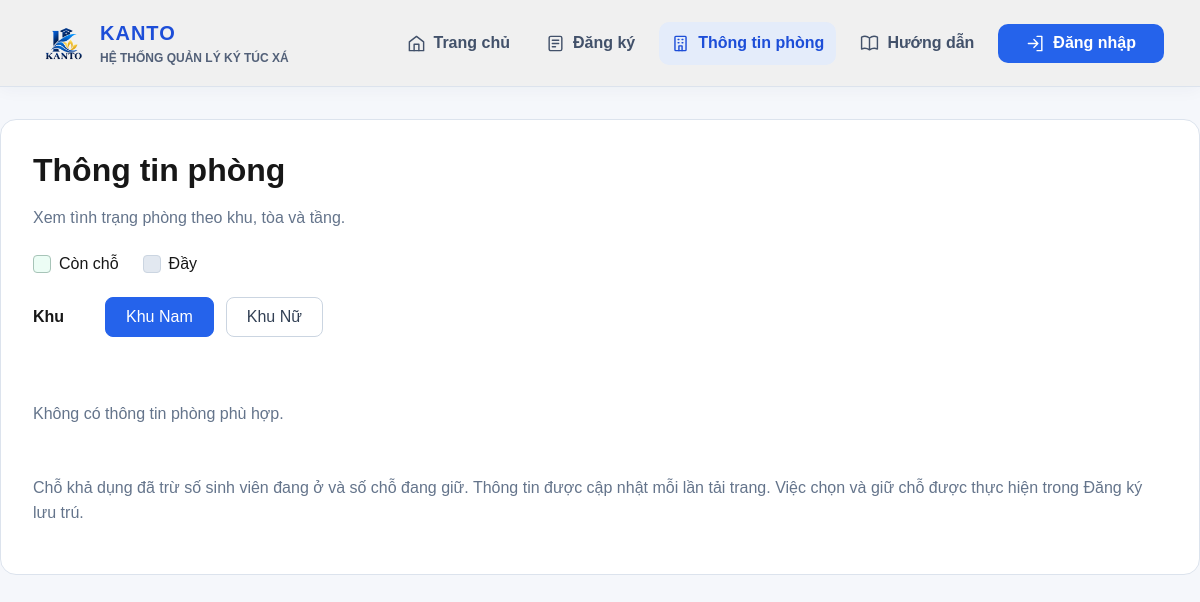
Page /index.php?action=rooms on the earlier database version.
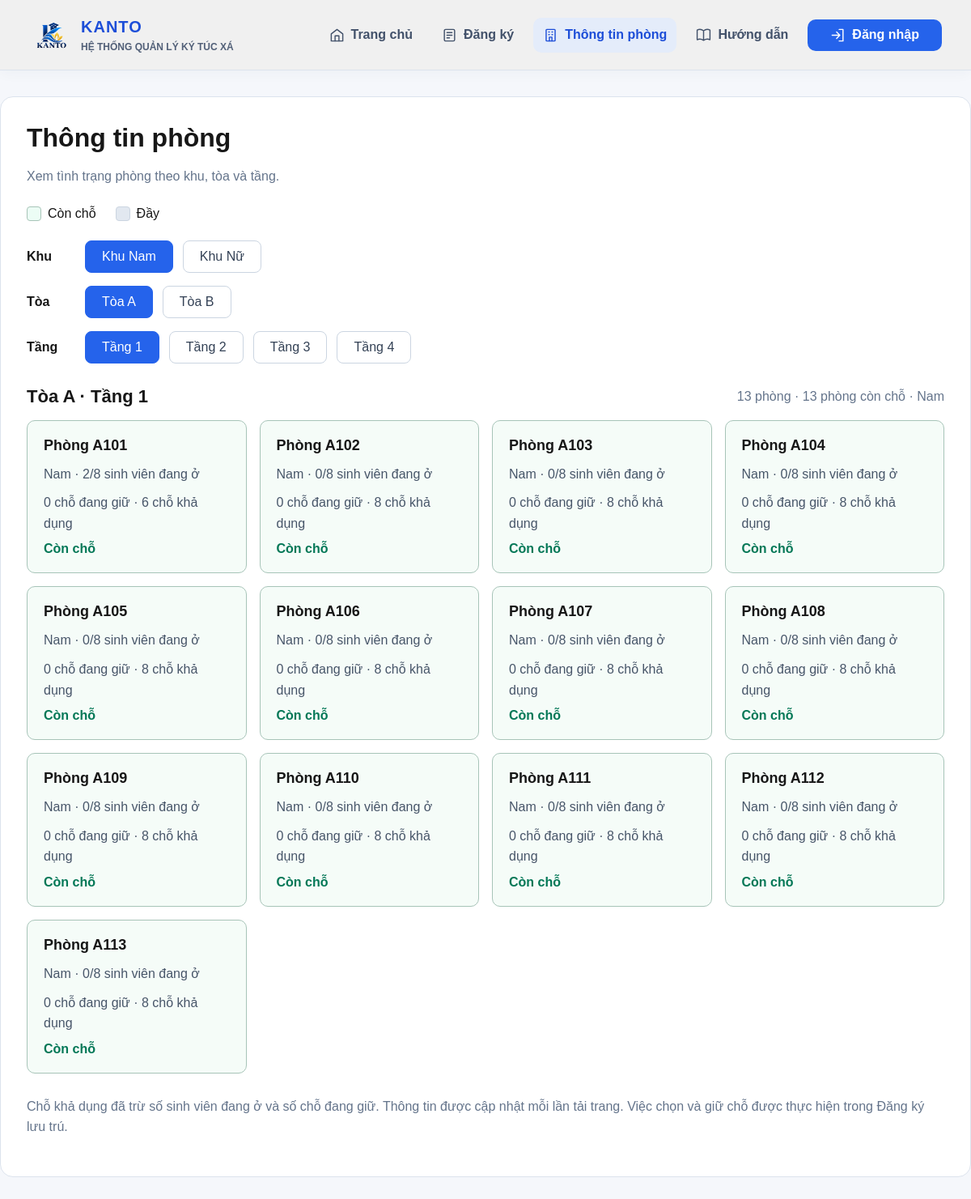
Same page on the later database version.
### tables this page shows
CREATE TABLE IF NOT EXISTS `toanha` (
  `MaToa` varchar(10) NOT NULL,
  `TenToa` varchar(100) NOT NULL,
  PRIMARY KEY (`MaToa`),
  UNIQUE KEY `uq_toanha_ten` (`TenToa`)
);

CREATE TABLE IF NOT EXISTS `phong` (
  `MaPhong` varchar(10) NOT NULL,
  `MaToa` varchar(10) NOT NULL,
  `SoPhong` varchar(20) NOT NULL,
  `Tang` tinyint UNSIGNED NOT NULL,
  `GioiTinhPhong` enum('Nam','Nữ') NOT NULL,
  `SucChua` int NOT NULL,
  PRIMARY KEY (`MaPhong`),
  UNIQUE KEY `uq_phong_toa_sophong` (`MaToa`,`SoPhong`),
  KEY `idx_phong_matoa` (`MaToa`),
  KEY `idx_phong_toa_tang` (`MaToa`,`Tang`)
);

### controllers/RoomController.php (called while the page is built, shortened)
<?php
require_once __DIR__ . '/../config/app.php';
require_once __DIR__ . '/../models/Room.php';
class RoomController
{
    public function show(): void
    {
        $gender = 'Nam';
        $buildingId = $floor = null;
        $buildings = $floors = $rooms = [];
        $selectedBuilding = null;
        $message = '';
        if (!$message) {
            $gender = $_GET['GioiTinhPhong'] ?? 'Nam';
            $buildingId = $_GET['MaToa'] ?? null;
            $floorInput = $_GET['Tang'] ?? null;
            if (!in_array($gender, ['Nam', 'Nữ'], true)
                || ($buildingId !== null && ($buildingId === '' || mb_strlen($buildingId) > 10))
                || ($floorInput !== null && (!preg_match('/^[1-9][0-9]{0,2}$/D', $floorInput) || (int) $floorInput > 255))) {
                $message = 'Bộ lọc phòng không hợp lệ. Vui lòng chọn lại khu, tòa và tầng.';
            } else {
                $floor = $floorInput === null ? null : (int) $floorInput;
            }
        }
        if ($message) {
            http_response_code(400);
        } else {
            try {
                $model = new Room($this->db);
                $buildings = $model->buildings($gender);
                $buildingId ??= $buildings[0]['MaToa'] ?? null;
                foreach ($buildings as $building) {
                    if ($building['MaToa'] === $buildingId) {
                        $selectedBuilding = $building;
                    }
                }
                if ($buildingId !== null && !$selectedBuilding) {
                    $message = 'Tòa đã chọn không thuộc khu này hoặc không có phòng.';
                    http_response_code(400);
                } elseif ($selectedBuilding) {
                    $floors = $model->floors($gender, $buildingId);
                    $floor ??= $floors[0] ?? null;
                    if (!in_array($floor, $floors, true)) {
                        $message = 'Tầng đã chọn không có trong tòa này.';
                        http_response_code(400);
                    } else {
                        $rooms = $model->rooms($gender, $buildingId, $floor);
                    }
                } elseif ($floor !== null) {
                    $message = 'Không có tòa và tầng phù hợp với bộ lọc.';
                    http_response_code(400);
                }
            } catch (PDOException $error) {
                http_response_code(500);
                $message = 'Chưa thể tải thông tin phòng. Vui lòng thử lại sau.';
                $rooms = [];
            }
        }
        require __DIR__ . '/../views/rooms/information.php';
    }
}

### config/app.php (called while the page is built, shortened)
<?php
function appUrl(string $path = ''): string
{
    $base = getenv('APP_BASE_PATH');
    $base = $base === false ? '/Kanto-KTX' : $base;
    return '/' . trim(trim($base, '/') . '/' . ltrim($path, '/'), '/');
}

### models/Room.php (called while the page is built, shortened)
<?php
class Room
{
    public function buildings(string $gender): array
    {
        $stmt = $this->db->prepare('SELECT DISTINCT t.MaToa, t.TenToa
            FROM toanha t JOIN phong p ON p.MaToa = t.MaToa
            WHERE p.GioiTinhPhong = ? ORDER BY t.TenToa, t.MaToa');
        $stmt->execute([$gender]);
        return $stmt->fetchAll();
    }
    public function floors(string $gender, string $building): array
    {
        $stmt = $this->db->prepare('SELECT DISTINCT Tang FROM phong
            WHERE GioiTinhPhong = ? AND MaToa = ? ORDER BY Tang');
        $stmt->execute([$gender, $building]);
        return array_map('intval', $stmt->fetchAll(PDO::FETCH_COLUMN));
    }
    public function rooms(string $gender, ?string $building = null, ?int $floor = null, bool $availableOnly = false): array
    {
        return $this->queryRooms($gender, $building, $floor, $availableOnly);
    }
    private function queryRooms(?string $gender = null, ?string $building = null, ?int $floor = null, bool $availableOnly = false, ?string $roomId = null): array
    {
        $roomConstraint = $roomId === null ? '' : ' AND MaPhong = ?';
        $sql = "SELECT p.*, t.TenToa,
            COALESCE(h.DangO, 0) AS DangO, COALESCE(d.DangGiu, 0) AS DangGiu,
            p.SucChua - COALESCE(h.DangO, 0) - COALESCE(d.DangGiu, 0) AS ConCho
            FROM phong p JOIN toanha t ON t.MaToa = p.MaToa
            LEFT JOIN (SELECT MaPhong, COUNT(*) AS DangO FROM hopdong
                WHERE TrangThai = 'Còn hạn' $roomConstraint GROUP BY MaPhong) h ON h.MaPhong = p.MaPhong
            LEFT JOIN (SELECT MaPhong, COUNT(*) AS DangGiu FROM dondangky
                WHERE (TrangThai = 'Chờ duyệt' OR (TrangThai = 'Đã duyệt' AND MaHopDong IS NULL)) $roomConstraint
                GROUP BY MaPhong) d ON d.MaPhong = p.MaPhong
            WHERE 1=1";
        $params = $roomId === null ? [] : [$roomId, $roomId];
        if ($gender !== null) {
            $sql .= ' AND p.GioiTinhPhong = ?';
            $params[] = $gender;
        }
        if ($building !== null) {
            $sql .= ' AND p.MaToa = ?';
            $params[] = $building;
        }
        if ($floor !== null) {
            $sql .= ' AND p.Tang = ?';
            $params[] = $floor;
        }
        $stmt = $this->db->prepare($sql . ' ORDER BY t.TenToa, p.Tang, p.SoPhong, p.MaPhong');
        $stmt->execute($params);
        return $stmt->fetchAll();
    }
}

### views/rooms/information.php (the view, shortened to what this page needs)
<?php
$escape = fn($value) => htmlspecialchars((string) $value, ENT_QUOTES, 'UTF-8');
$filterUrl = fn(array $filters) => appUrl('index.php?' . http_build_query(['action' => 'rooms'] + $filters));
$available = count(array_filter($rooms, fn($room) => (int) $room['ConCho'] > 0));
?>
<!DOCTYPE html>
<html lang="vi">
<head>
    <link rel="stylesheet" href="<?= $escape(appUrl('assets/css/style.css')) ?>">
    <link rel="stylesheet" href="<?= $escape(appUrl('assets/css/room-information.css')) ?>">
</head>
<body class="home-page room-information-page">
<?php require __DIR__ . '/../../includes/header.php'; ?>
<main class="room-information-shell">
    <h1>Thông tin phòng</h1>
    <p class="room-introduction">Xem tình trạng phòng theo khu, tòa và tầng.</p>
    <div class="room-legend" aria-label="Chú thích trạng thái phòng">
        <span><i aria-hidden="true"></i>Còn chỗ</span>
        <span><i class="full" aria-hidden="true"></i>Đầy</span>
    </div>
    <nav class="room-information-filters" aria-label="Bộ lọc phòng">
        <div class="room-filter-row">
            <strong>Khu</strong>
            <?php foreach (['Nam', 'Nữ'] as $option): ?>
                <a href="<?= $escape($filterUrl(['GioiTinhPhong' => $option])) ?>"<?= $gender === $option ? ' aria-current="true"' : '' ?>>Khu <?= $option ?></a>
            <?php endforeach; ?>
        </div>
        <?php if ($buildings): ?>
        <div class="room-filter-row">
            <strong>Tòa</strong>
            <?php foreach ($buildings as $building): ?>
                <a href="<?= $escape($filterUrl(['GioiTinhPhong' => $gender, 'MaToa' => $building['MaToa']])) ?>"<?= $buildingId === $building['MaToa'] ? ' aria-current="true"' : '' ?>><?= $escape($building['TenToa']) ?></a>
            <?php endforeach; ?>
        </div>
        <?php endif; ?>
        <?php if ($floors): ?>
        <div class="room-filter-row">
            <strong>Tầng</strong>
            <?php foreach ($floors as $option): ?>
                <a href="<?= $escape($filterUrl(['GioiTinhPhong' => $gender, 'MaToa' => $buildingId, 'Tang' => $option])) ?>"<?= $floor === $option ? ' aria-current="true"' : '' ?>>Tầng <?= $option ?></a>
            <?php endforeach; ?>
        </div>
        <?php endif; ?>
    </nav>
    <?php if ($message): ?>
        <div class="room-information-error" role="alert">
            <p><?= $escape($message) ?></p>
            <a href="<?= $escape(appUrl('index.php?action=rooms')) ?>">Chọn lại bộ lọc</a>
        </div>
    <?php else: ?>
        <?php if ($selectedBuilding): ?>
        <div class="room-results-heading">
            <h2><?= $escape($selectedBuilding['TenToa']) ?> · Tầng <?= $floor ?></h2>
            <p><?= count($rooms) ?> phòng · <?= $available ?> phòng còn chỗ · <?= $escape($gender) ?></p>
        </div>
        <?php endif; ?>
        <div class="room-information-grid">
            <?php foreach ($rooms as $room): ?>
                <?php $isFull = (int) $room['ConCho'] <= 0; ?>
                <article class="room-information-card<?= $isFull ? ' full' : '' ?>">
                    <h3>Phòng <?= $escape($room['SoPhong']) ?></h3>
                    <p><?= $escape($room['GioiTinhPhong']) ?> · <?= (int) $room['DangO'] ?>/<?= (int) $room['SucChua'] ?> sinh viên đang ở</p>
                    <p><?= (int) $room['DangGiu'] ?> chỗ đang giữ · <?= max(0, (int) $room['ConCho']) ?> chỗ khả dụng</p>
                    <strong class="room-status"><?= $isFull ? 'Đầy' : 'Còn chỗ' ?></strong>
                </article>
            <?php endforeach; ?>
        </div>
        <?php if (!$rooms): ?><p class="room-empty" role="status">Không có thông tin phòng phù hợp.</p><?php endif; ?>
    <?php endif; ?>
    <p class="room-information-note">Chỗ khả dụng đã trừ số sinh viên đang ở và số chỗ đang giữ. Thông tin được cập nhật mỗi lần tải trang. Việc chọn và giữ chỗ được thực hiện trong Đăng ký lưu trú.</p>
</main>
</body>
</html>

### index.php (shortened to what this page needs)
<?php
$action = is_string($_GET['action'] ?? null) ? $_GET['action'] : '';
if ($action === 'rooms') {
    require_once __DIR__ . '/config/db.php';
    require_once __DIR__ . '/controllers/RoomController.php';
    (new RoomController($pdo))->show();
    exit;
}
?>
        <?php require __DIR__ . '/includes/header.php'; ?>

### includes/header.php
<header class="site-header">
    <a class="site-brand" href="<?= htmlspecialchars(appUrl('index.php'), ENT_QUOTES, 'UTF-8') ?>" aria-label="Kanto — Trang chủ">
        <img src="<?= htmlspecialchars(appUrl('assets/images/logo.png'), ENT_QUOTES, 'UTF-8') ?>" alt="" class="site-logo">
        <span class="site-brand-text">
            <strong>KANTO</strong>
            <span>HỆ THỐNG QUẢN LÝ KÝ TÚC XÁ</span>
        </span>
    </a>
    <nav class="site-nav" aria-label="Điều hướng chính">
        <a href="<?= htmlspecialchars(appUrl('index.php'), ENT_QUOTES, 'UTF-8') ?>"<?= empty($_GET['action']) ? ' aria-current="page"' : '' ?>><svg viewBox="0 0 24 24" aria-hidden="true"><path d="m3 10 9-7 9 7v11H3Z"/><path d="M9 21v-8h6v8"/></svg>Trang chủ</a>
        <a href="<?= htmlspecialchars(appUrl('index.php?action=register'), ENT_QUOTES, 'UTF-8') ?>"<?= ($_GET['action'] ?? '') === 'register' ? ' aria-current="page"' : '' ?>><svg viewBox="0 0 24 24" aria-hidden="true"><rect x="4" y="3" width="16" height="18" rx="2"/><path d="M8 8h8M8 12h8M8 16h4"/></svg>Đăng ký</a>
        <a href="<?= htmlspecialchars(appUrl('index.php?action=rooms'), ENT_QUOTES, 'UTF-8') ?>"<?= ($_GET['action'] ?? '') === 'rooms' ? ' aria-current="page"' : '' ?>><svg viewBox="0 0 24 24" aria-hidden="true"><rect x="5" y="3" width="14" height="18" rx="1"/><path d="M9 7h1M14 7h1M9 11h1M14 11h1M10 21v-6h4v6"/></svg>Thông tin phòng</a>
        <a href="<?= htmlspecialchars(appUrl('index.php?action=guide'), ENT_QUOTES, 'UTF-8') ?>"<?= ($_GET['action'] ?? '') === 'guide' ? ' aria-current="page"' : '' ?>><svg viewBox="0 0 24 24" aria-hidden="true"><path d="M12 5C8 2 4 3 2 4v15c4-2 7-1 10 1 3-2 6-3 10-1V4c-2-1-6-2-10 1Zm0 0v15"/></svg>Hướng dẫn</a>
        <a class="site-login" href="<?= htmlspecialchars(appUrl('index.php?action=login'), ENT_QUOTES, 'UTF-8') ?>"><svg viewBox="0 0 24 24" aria-hidden="true"><path d="M14 3h6v18h-6M3 12h12M10 7l5 5-5 5"/></svg>Đăng nhập</a>
    </nav>
</header>

### assets/css/style.css (style rules this page uses)
* { box-sizing: border-box; }
.home-page { margin: 0; background: #fff; color: #171717; font-family: Arial, sans-serif; padding: 0; }
.site-header { background: #f0f0f0; display: flex; align-items: center; justify-content: space-between; gap: 24px; padding: 16px clamp(16px, 3vw, 48px); border-bottom: 1px solid #dce3ed; box-shadow: 0 3px 16px #1933550a; z-index: 1; }
.site-brand { display: flex; align-items: center; gap: 10px; color: inherit; text-decoration: none; }
.site-logo { width: 54px; height: 54px; object-fit: contain; }
.site-brand-text { display: grid; gap: 6px; }
.site-brand-text strong { font-size: 16px; }
.site-brand-text > span { font-size: 12px; font-weight: 700; }
.site-nav { display: flex; align-items: center; flex-wrap: wrap; gap: 12px; }
.site-nav a, .site-nav button { border: 0; display: inline-flex; align-items: center; gap: 8px; padding: 12px; border-radius: 10px; background: transparent; color: #42516a; font: 600 16px Arial, sans-serif; text-decoration: none; }
.site-nav .site-login { padding: 10px 28px; background: #2563eb; color: #fff; }
.site-nav a[aria-current="page"] { background: #e4ecfa; color: #1d4ed8; }
.site-nav svg { width: 19px; height: 19px; fill: none; stroke: currentColor; stroke-width: 1.8; stroke-linecap: round; stroke-linejoin: round; }
.home-page .site-brand-text strong { color: #1d4ed8; font-size: 20px; letter-spacing: 1px; }
.home-page .site-brand-text > span { color: #526078; }

### assets/css/room-information.css (style rules this page uses)
.room-information-page { background: #f5f7fb; }
.room-information-shell { max-width: 1320px; margin: 32px auto; padding: 32px; background: white; border: 1px solid #dce3ed; border-radius: 16px; }
.room-information-shell h1 { margin: 0 0 12px; font-size: 32px; }
.room-introduction, .room-information-note, .room-results-heading p { color: #64748b; line-height: 1.6; }
.room-legend { display: flex; flex-wrap: wrap; gap: 24px; margin: 24px 0; }
.room-legend span { display: flex; align-items: center; gap: 8px; }
.room-legend i { width: 18px; height: 18px; border: 1px solid #a7c4b8; background: #ecfdf5; border-radius: 4px; }
.room-legend i.full { border-color: #cbd5e1; background: #e2e8f0; }
.room-information-filters { display: grid; gap: 16px; margin-bottom: 28px; }
.room-filter-row { display: flex; flex-wrap: wrap; align-items: center; gap: 12px; }
.room-filter-row > strong { width: 60px; }
.room-filter-row a { padding: 10px 20px; border: 1px solid #cbd5e1; border-radius: 8px; text-decoration: none; color: #334155; }
.room-filter-row a[aria-current] { background: #2563eb; border-color: #2563eb; color: white; }
.room-results-heading { display: flex; flex-wrap: wrap; justify-content: space-between; align-items: center; gap: 12px; margin: 0 0 16px; }
.room-results-heading h2 { margin: 0; font-size: 22px; }
.room-results-heading p { margin: 0; }
.room-information-grid { display: grid; grid-template-columns: repeat(auto-fit, minmax(220px, 1fr)); gap: 16px; }
.room-information-card { padding: 20px; border: 1px solid #a7c4b8; background: #f5fcf8; border-radius: 10px; overflow-wrap: anywhere; }
.room-information-card h3 { margin: 0 0 12px; font-size: 18px; }
.room-information-card p { margin: 0 0 10px; color: #475569; line-height: 1.6; }
.room-status { color: #047857; }
.room-information-note { margin-top: 28px; }
.room-empty { padding: 24px 0; color: #64748b; }

Differences in the rows shown:
added toanha: TenToa "Tòa A"
added toanha: TenToa "Tòa B"
added phong: SoPhong "A101", GioiTinhPhong "Nam", DangO "2", SucChua "8", DangGiu "0", max(0, (int) $room['ConCho']) "6"
added phong: SoPhong "A102", GioiTinhPhong "Nam", DangO "0", SucChua "8", DangGiu "0", max(0, (int) $room['ConCho']) "8"
added phong: SoPhong "A103", GioiTinhPhong "Nam", DangO "0", SucChua "8", DangGiu "0", max(0, (int) $room['ConCho']) "8"
added phong: SoPhong "A104", GioiTinhPhong "Nam", DangO "0", SucChua "8", DangGiu "0", max(0, (int) $room['ConCho']) "8"
added phong: SoPhong "A105", GioiTinhPhong "Nam", DangO "0", SucChua "8", DangGiu "0", max(0, (int) $room['ConCho']) "8"
added phong: SoPhong "A106", GioiTinhPhong "Nam", DangO "0", SucChua "8", DangGiu "0", max(0, (int) $room['ConCho']) "8"
added phong: SoPhong "A107", GioiTinhPhong "Nam", DangO "0", SucChua "8", DangGiu "0", max(0, (int) $room['ConCho']) "8"
added phong: SoPhong "A108", GioiTinhPhong "Nam", DangO "0", SucChua "8", DangGiu "0", max(0, (int) $room['ConCho']) "8"
added phong: SoPhong "A109", GioiTinhPhong "Nam", DangO "0", SucChua "8", DangGiu "0", max(0, (int) $room['ConCho']) "8"
added phong: SoPhong "A110", GioiTinhPhong "Nam", DangO "0", SucChua "8", DangGiu "0", max(0, (int) $room['ConCho']) "8"
added phong: SoPhong "A111", GioiTinhPhong "Nam", DangO "0", SucChua "8", DangGiu "0", max(0, (int) $room['ConCho']) "8"
added phong: SoPhong "A112", GioiTinhPhong "Nam", DangO "0", SucChua "8", DangGiu "0", max(0, (int) $room['ConCho']) "8"
added phong: SoPhong "A113", GioiTinhPhong "Nam", DangO "0", SucChua "8", DangGiu "0", max(0, (int) $room['ConCho']) "8"
Other differences:
$floor: (not shown) → "1"
count($rooms): (not shown) → "13"
$available: (not shown) → "13"
$escape($gender): (not shown) → "Nam"
text no longer shown: "Không có thông tin phòng phù hợp."
text now shown: "Tòa Tầng · Tầng phòng · phòng còn chỗ ·"
new list line: "Tầng 1"
new list line: "Tầng 2"
new list line: "Tầng 3"
new list line: "Tầng 4"
